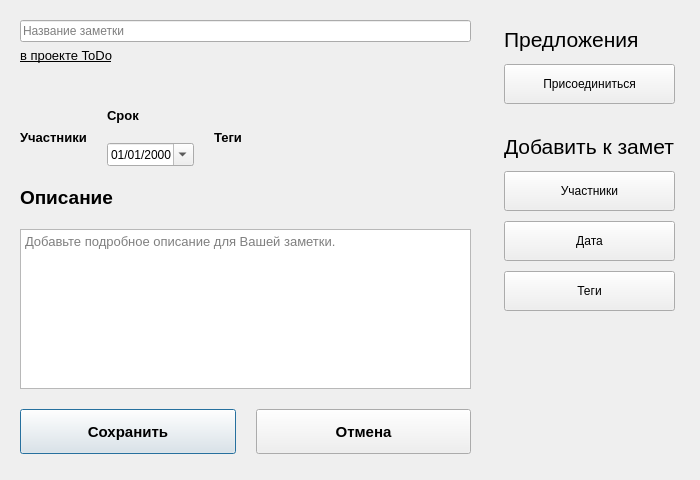
<?xml version="1.0" encoding="UTF-8"?>
<ui version="4.0">
 <class>NoteEditDialog</class>
 <widget class="QDialog" name="EFFICIO">
  <property name="geometry">
   <rect>
    <x>0</x>
    <y>0</y>
    <width>700</width>
    <height>480</height>
   </rect>
  </property>
  <property name="windowTitle">
   <string>NoteEditDialog</string>
  </property>
  <widget class="QWidget" name="layoutWidget">
   <property name="geometry">
    <rect>
     <x>20</x>
     <y>20</y>
     <width>451</width>
     <height>434</height>
    </rect>
   </property>
   <layout class="QVBoxLayout" name="leftSideLayout">
    <property name="spacing">
     <number>45</number>
    </property>
    <item>
     <layout class="QVBoxLayout" name="titleLayout">
      <property name="spacing">
       <number>6</number>
      </property>
      <item>
       <widget class="QLineEdit" name="titleLineEdit">
        <property name="placeholderText">
         <string>Название заметки</string>
        </property>
       </widget>
      </item>
      <item>
       <widget class="QLabel" name="projectNameLabel">
        <property name="font">
         <font>
          <family>Arial</family>
          <pointsize>10</pointsize>
          <bold>false</bold>
          <underline>true</underline>
         </font>
        </property>
        <property name="text">
         <string>в проекте ToDo</string>
        </property>
       </widget>
      </item>
     </layout>
    </item>
    <item>
     <layout class="QVBoxLayout" name="descriptionLayout">
      <property name="spacing">
       <number>20</number>
      </property>
      <item>
       <layout class="QHBoxLayout" name="attachmentsLayout">
        <property name="spacing">
         <number>20</number>
        </property>
        <property name="alignment">
         <set>Qt::AlignLeft</set>
        </property>
        <item>
         <layout class="QVBoxLayout" name="membersContainer">
          <item>
           <widget class="QLabel" name="membersLabel">
            <property name="font">
             <font>
              <family>Arial</family>
              <pointsize>10</pointsize>
              <bold>true</bold>
             </font>
            </property>
            <property name="visible">
             <bool>false</bool>
            </property>
            <property name="text">
             <string>Участники</string>
            </property>
           </widget>
          </item>
          <item>
           <layout class="QHBoxLayout" name="avatarsLayout">
            <property name="spacing">
             <number>5</number>
            </property>
           </layout>
          </item>
         </layout>
        </item>
        <item>
         <layout class="QVBoxLayout" name="dateContainer">
          <item>
           <widget class="QLabel" name="dateLabel">
            <property name="font">
             <font>
              <family>Arial</family>
              <pointsize>10</pointsize>
              <bold>true</bold>
             </font>
            </property>
            <property name="visible">
             <bool>false</bool>
            </property>
            <property name="text">
             <string>Срок</string>
            </property>
           </widget>
          </item>
          <item>
           <widget class="QDateEdit" name="dateEdit">
            <property name="visible">
             <bool>false</bool>
            </property>
            <property name="displayFormat">
             <string>dd/MM/yyyy</string>
            </property>
            <property name="calendarPopup">
             <bool>true</bool>
            </property>
           </widget>
          </item>
         </layout>
        </item>
        <item>
         <layout class="QVBoxLayout" name="tagsContainer">
          <item>
           <widget class="QLabel" name="tagsLabel">
            <property name="font">
             <font>
              <family>Arial</family>
              <pointsize>10</pointsize>
              <bold>true</bold>
             </font>
            </property>
            <property name="text">
             <string>Теги</string>
            </property>
            <property name="visible">
             <bool>false</bool>
            </property>
           </widget>
          </item>
          <item>
           <layout class="QHBoxLayout" name="tagsLayout">
            <property name="spacing">
             <number>5</number>
            </property>
           </layout>
          </item>
         </layout>
        </item>
       </layout>
      </item>
      <item>
       <widget class="QLabel" name="descriptionLabel">
        <property name="font">
         <font>
          <family>Arial</family>
          <pointsize>14</pointsize>
          <bold>true</bold>
         </font>
        </property>
        <property name="text">
         <string>Описание</string>
        </property>
       </widget>
      </item>
      <item>
       <widget class="QTextEdit" name="descriptionTextEdit">
        <property name="font">
         <font>
          <family>Arial</family>
          <pointsize>10</pointsize>
         </font>
        </property>
        <property name="placeholderText">
         <string>Добавьте подробное описание для Вашей заметки.</string>
        </property>
       </widget>
      </item>
      <item>
       <layout class="QHBoxLayout" name="buttonsLayout">
        <property name="spacing">
         <number>20</number>
        </property>
        <item>
         <widget class="QPushButton" name="saveButton">
          <property name="minimumSize">
           <size>
            <width>70</width>
            <height>45</height>
           </size>
          </property>
          <property name="font">
           <font>
            <family>Arial</family>
            <pointsize>11</pointsize>
            <bold>true</bold>
           </font>
          </property>
          <property name="text">
           <string>Сохранить</string>
          </property>
         </widget>
        </item>
        <item>
         <widget class="QPushButton" name="cancelButton">
          <property name="minimumSize">
           <size>
            <width>70</width>
            <height>45</height>
           </size>
          </property>
          <property name="font">
           <font>
            <family>Arial</family>
            <pointsize>11</pointsize>
            <bold>true</bold>
           </font>
          </property>
          <property name="text">
           <string>Отмена</string>
          </property>
         </widget>
        </item>
       </layout>
      </item>
     </layout>
    </item>
   </layout>
  </widget>
  <widget class="QWidget" name="layoutWidget_2">
   <property name="geometry">
    <rect>
     <x>504</x>
     <y>20</y>
     <width>171</width>
     <height>291</height>
    </rect>
   </property>
   <layout class="QVBoxLayout" name="rightSideLayout">
    <property name="spacing">
     <number>30</number>
    </property>
    <item>
     <layout class="QGridLayout" name="sidePanelLayout_2">
      <property name="verticalSpacing">
       <number>6</number>
      </property>
      <item row="0" column="0">
       <widget class="QLabel" name="sidePanelLabel_2">
        <property name="font">
         <font>
          <family>Arial</family>
          <pointsize>16</pointsize>
          <bold>false</bold>
          <underline>false</underline>
         </font>
        </property>
        <property name="text">
         <string>Предложения</string>
        </property>
       </widget>
      </item>
      <item row="1" column="0">
       <layout class="QVBoxLayout" name="verticalLayout_2">
        <property name="spacing">
         <number>10</number>
        </property>
        <item>
         <widget class="QPushButton" name="joinButton">
          <property name="minimumSize">
           <size>
            <width>0</width>
            <height>40</height>
           </size>
          </property>
          <property name="text">
           <string>Присоединиться</string>
          </property>
         </widget>
        </item>
       </layout>
      </item>
     </layout>
    </item>
    <item>
     <layout class="QGridLayout" name="sidePanelLayout">
      <property name="verticalSpacing">
       <number>12</number>
      </property>
      <item row="0" column="0">
       <widget class="QLabel" name="sidePanelLabel">
        <property name="font">
         <font>
          <family>Arial</family>
          <pointsize>16</pointsize>
          <bold>false</bold>
          <underline>false</underline>
         </font>
        </property>
        <property name="text">
         <string>Добавить к заметке</string>
        </property>
       </widget>
      </item>
      <item row="1" column="0">
       <layout class="QVBoxLayout" name="verticalLayout">
        <property name="spacing">
         <number>10</number>
        </property>
        <item>
         <widget class="QPushButton" name="addMembersButton">
          <property name="minimumSize">
           <size>
            <width>0</width>
            <height>40</height>
           </size>
          </property>
          <property name="text">
           <string>Участники</string>
          </property>
         </widget>
        </item>
        <item>
         <widget class="QPushButton" name="addDateButton">
          <property name="minimumSize">
           <size>
            <width>0</width>
            <height>40</height>
           </size>
          </property>
          <property name="text">
           <string>Дата</string>
          </property>
         </widget>
        </item>
        <item>
         <widget class="QPushButton" name="addTagsButton">
          <property name="minimumSize">
           <size>
            <width>0</width>
            <height>40</height>
           </size>
          </property>
          <property name="text">
           <string>Теги</string>
          </property>
         </widget>
        </item>
       </layout>
      </item>
     </layout>
    </item>
   </layout>
  </widget>
 </widget>
 <resources/>
 <connections/>
</ui>
